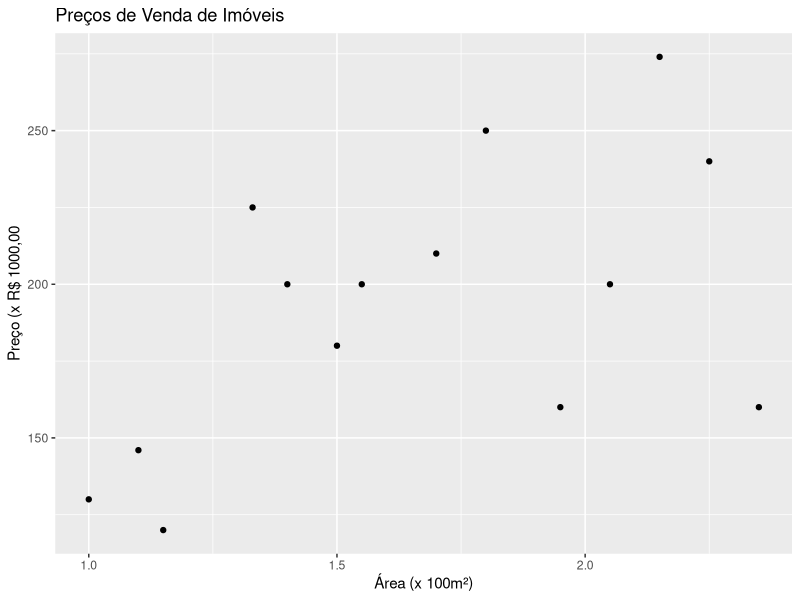
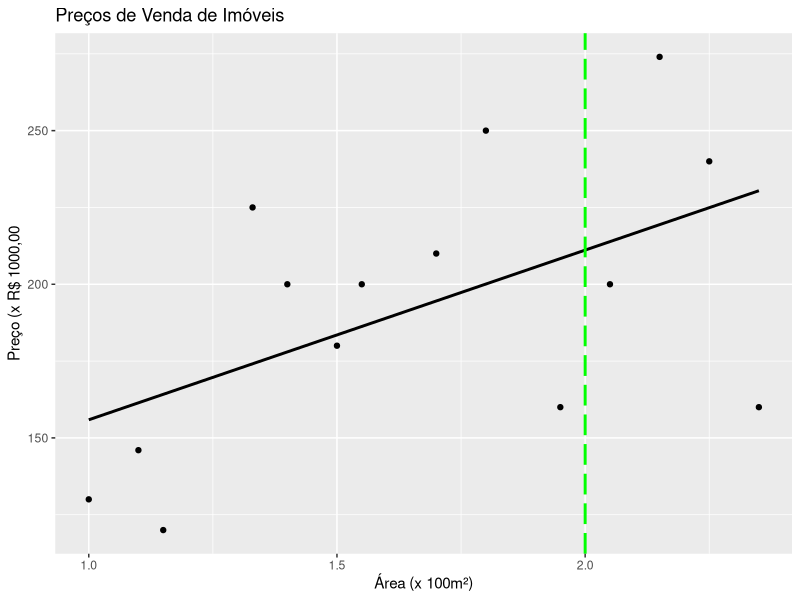
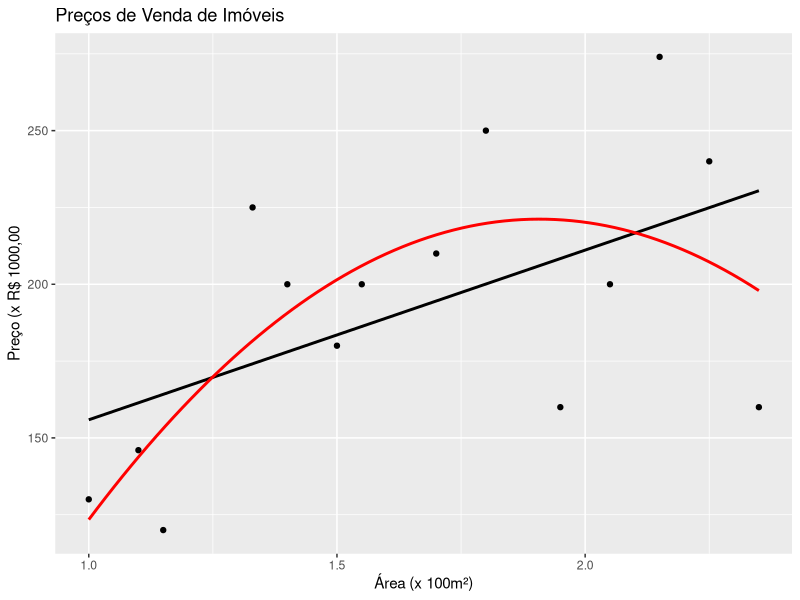
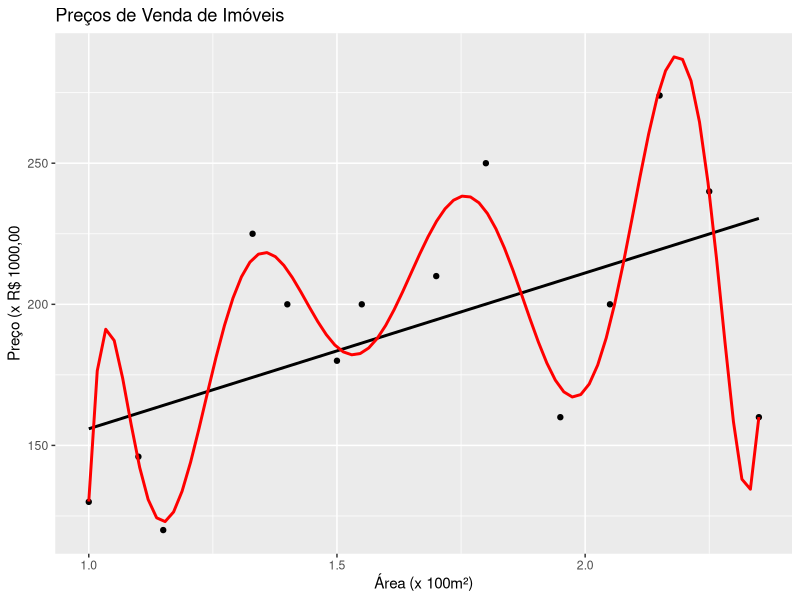
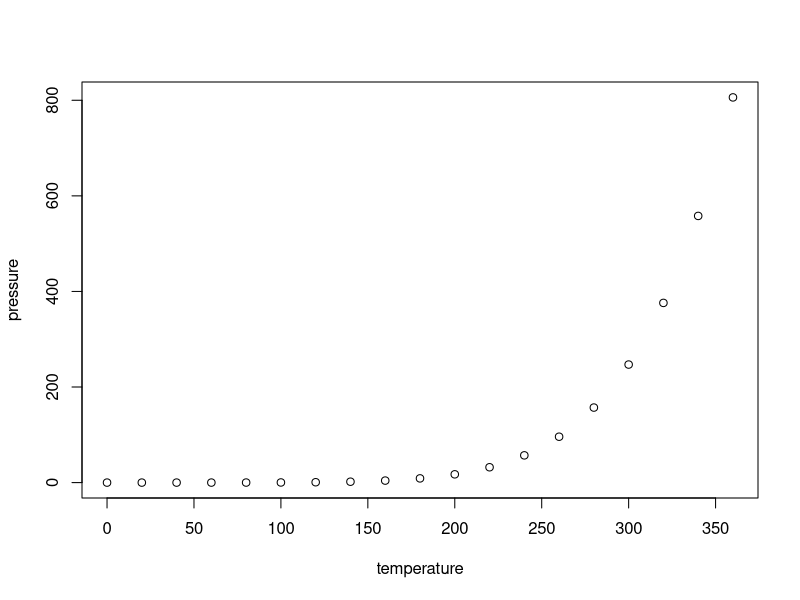

Recreate these plots in R, in order.
## ---- chunk 1
knitr::opts_chunk$set(echo = TRUE)
## ---- chunk 2
library(ggplot2)
library(readr) 

housingSmall2 <- read_csv("housingSmall2.csv")

hr <- housingSmall2


## Nome Colunas ####

colnames(housingSmall2)[2] = "area"
colnames(housingSmall2)[3] = "garagem"
colnames(housingSmall2)[4] = "quartos"
colnames(housingSmall2)[5] = "preco"

colnames(housingSmall2)

## Plotando gráfico ####

g <- ggplot( data = housingSmall2, aes(x = area, y = preco))

g <- g + geom_point() + labs(title = "Preços de Venda de Imóveis", y = "Preço (x R$ 1000,00", x = "Área (x 100m²)")

g

## Regressão Linear ####

hr_lm <- lm(data = housingSmall2, preco ~ area)

hr_lm

summary(hr_lm) #dados estatísticos da regressão

#Plotando a regressão (há vários jeitos de plotar)

g <- g + stat_smooth(method = lm, se = FALSE, formula = y~x, colour ="Black", linetype = "solid")

g + geom_vline(xintercept = 2.0, size = 1, colour = "green", linetype = "longdash")

## Regressão Polinomial Quadrática ####

g + stat_smooth( method = lm, se = FALSE, formula = y~poly(x,2,raw = TRUE), colour = "RED")

g + stat_smooth( method = lm, se = FALSE, formula = y~poly(x,14,raw = TRUE), colour = "RED")

# A regressão polinomial em alto grau restringe a previsão especificamente para a amostra e obtem bons resutlados, mas para a população em geral é ineficiente. Assim, através da regressão polinomiial não conseguiríamos generalizar para uma popupalção,  o qua lé nosso interesse.

## Escolhendo o modelo de Erro ####

# Para decidir entre o modelo de regressão veremos o erro de cada uma e comparamos. O menor erro será o melhor. 

# Podemos escolher MAD, MAPE, MSE e etc...

summary(cars)
## ---- chunk 3
plot(pressure)
